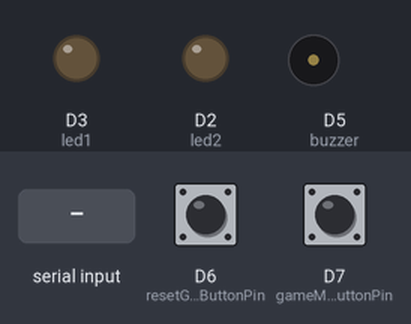
The sketch below on a simulated ESP8266 (NodeMCU). On the bench: output pins drawn as LEDs (lit = HIGH), buzzer (waves = sounding). The test bench sets the inputs (shaded band); at power-on: D6 (resetGameButtonPin) HIGH, D7 (gameModeButtonPin) HIGH. What the sketch prints to the serial monitor is not drawn.

Above: at 2.2 s.
2.3 s: "Game Over\n" received over Serial
At 3.1 s:
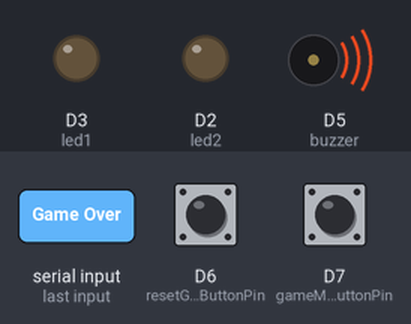
4.8 s: "P1 won\n" received over Serial
At 5.1 s:
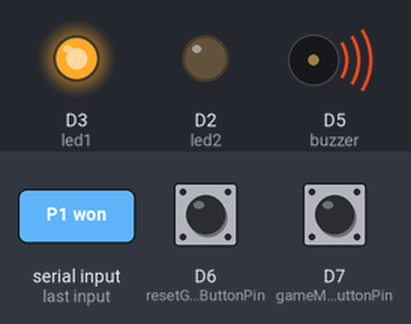
7.3 s: "P2 won\n" received over Serial
At 8.1 s:
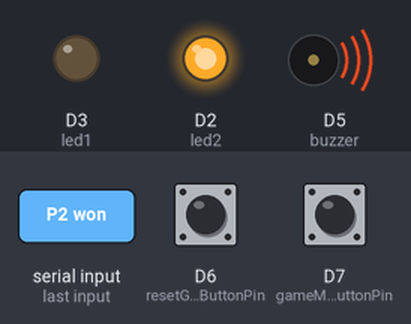
Timing chart, 0 to 10.3 s (numbered marks = the images above; inputs shaded):
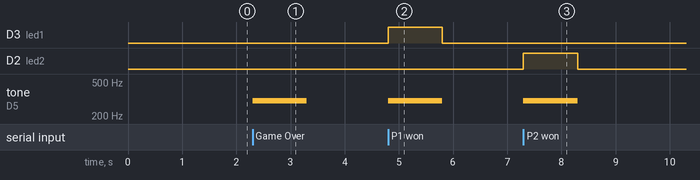

The sketch:

ESP_SERVER.ino
```cpp
#include <ESP8266WebServer.h>

const char * ssid = "esprs";
const char * password = "12345678";

IPAddress player1IP;
IPAddress player2IP;
bool player1Connected = false;
bool player2Connected = false;
bool gameStarted = false;

ESP8266WebServer server(80);

const int led1 = D3;
const int led2 = D2;
const int buzzer = D5;
const int gameModeButtonPin = D7;
const int resetGameButtonPin = D6;
bool gameMode = false;
unsigned long lastDebounceTime1 = 0;
unsigned long lastDebounceTime2 = 0;
unsigned long debounceDelay = 250;

void htmlIndex() {
  IPAddress clientIP = server.client().remoteIP();

  if (!player1Connected || clientIP == player1IP) {
    player1IP = clientIP;
    player1Connected = true;
  } else if (!player2Connected || clientIP == player2IP) {
    player2IP = clientIP;
    player2Connected = true;
  } else {
    server.send(403, "text/plain", "Game is already in progress.");
    return;
  }

  String player = (clientIP == player1IP) ? "Player 1" : "Player 2";
  String sliderPlayer = ((clientIP == player1IP) ? "P1" : "P2");

  String htmlContent;

  if (gameMode) {
    htmlContent =
      "<html><head>"
    "<meta name='viewport' content='width=device-width, initial-scale=1'>"
    "<style>"
    "html, body { height: 100%; overflow: hidden; margin: 0; }" // Disable scrolling and reset margins
    ".disable-dbl-tap-zoom { touch-action: manipulation; }" // Disable double-tap zoom
    "body { font-family: Arial, sans-serif; text-align: center; }"
    "h1 { color: #333; margin-top: 20px; }"
    "button { background-color: #4CAF50; color: white; padding: 20px 40px;"
    "text-align: center; text-decoration: none; display: inline-block;"
    "font-size: 20px; margin: 10px 2px; cursor: pointer; border: none; border-radius: 12px; }"
    // Slider Styles
    ".slider-container { display: flex; justify-content: center; align-items: flex-end; height: 80%; }" // Container for slider
    "#slider { -webkit-appearance: none; appearance: none; width: 90%; height: 50px; background: #d3d3d3; outline: none; opacity: 0.7; -webkit-transition: .2s; transition: opacity .2s; }"
    "#slider:hover { opacity: 1; }"
    "#slider::-webkit-slider-thumb { -webkit-appearance: none; appearance: none; width: 50px; height: 50px; background: #4CAF50; cursor: pointer; }"
    "</style></head><body>"
    "<h1>Hello " + player + "!</h1>"
    // Slider in a container
    "<div class='slider-container'>"
    "<input type='range' id='slider' min='1' max='127' value='64' oninput='sendSliderValue()'>"
    "</div>"
    "<script>"
    "function sendSliderValue() {"
    "    var sliderValue = document.getElementById('slider').value;"
    "    var xhr = new XMLHttpRequest();"
    "    xhr.open('GET', '/sliderMove?player=" + sliderPlayer + "&value=' + sliderValue, true);"
    "    xhr.send();"
    "}"
    "</script>"
    "</body></html>";
  } else {
    htmlContent =
      "<html><head>"
    "<meta name='viewport' content='width=device-width, initial-scale=1'>"
    "<style>"
    "html, body { height: 100%; overflow: hidden; margin: 0; }" // Disable scrolling and reset margins
    ".disable-dbl-tap-zoom { touch-action: manipulation; }" // Disable double-tap zoom
    "body { font-family: Arial, sans-serif; text-align: center; }"
    "h1 { color: #333; margin-top: 20px; }"
    "button { background-color: #4CAF50; color: white; padding: 20px 40px;"
    "text-align: center; text-decoration: none; display: inline-block;"
    "font-size: 20px; margin: 10px 2px; cursor: pointer; border: none; border-radius: 12px; }"
    "</style></head><body>"
    "<h1>Hello " + player + "!</h1>"
    "<button class='disable-dbl-tap-zoom' onclick='sendButtonPress()'>Press me</button>" // Button with disabled double-tap zoom
    "<script>"
    "function sendButtonPress() {"
    "    var xhr = new XMLHttpRequest();"
    "    xhr.open('GET', '/buttonPress?player=" + player + "', true);"
    "    xhr.send();"
    "}"
    "</script>"
    "</body></html>";
  }

  server.send(200, "text/html", htmlContent);
}

void handleButtonPress() {
  String player = server.arg("player");
  if (gameMode) {
    Serial.println(player + " pressed the button");
  } else {
    Serial.println("Pressed");
  }

  server.send(200, "text/plain", "Button press registered");
}

void handleSliderMove() {
  String player = server.arg("player");
  int value = server.arg("value").toInt();
  Serial.println(player + " " + value);

  server.send(200, "text/plain", "Slider move registered");
}

void setupServer() {
  server.on("/", htmlIndex);
  server.on("/buttonPress", handleButtonPress);
  server.on("/sliderMove", handleSliderMove);
  server.begin();
  Serial.println("HTTP server started");
}

void createNetwork() {
  Serial.println("Setting up as an Access Point");
  WiFi.mode(WIFI_AP);
  WiFi.softAP(ssid, password);

  IPAddress myIP = WiFi.softAPIP();
  Serial.print("AP IP address: ");
  Serial.println(myIP);
}

void setup() {
  Serial.begin(115200);
  pinMode(resetGameButtonPin, INPUT_PULLUP);
  pinMode(gameModeButtonPin, INPUT_PULLUP);
  pinMode(led1, OUTPUT);
  pinMode(led2, OUTPUT);
  delay(1000);
  createNetwork();
  setupServer();
}

void loop() {
  server.handleClient();

  if (!gameStarted) {
    if ((gameMode && player1Connected && player2Connected) ||
      (!gameMode && player1Connected)) {
      gameStarted = true;
      Serial.println("Game Start");
    }
  }

  static bool lastGameButtonState = HIGH;
  bool currentButtonState1 = digitalRead(gameModeButtonPin);

  if (lastGameButtonState == HIGH && currentButtonState1 == LOW && millis() - lastDebounceTime1 > debounceDelay) {
    gameMode = !gameMode;
    Serial.println(gameMode ? "Multiplayer" : "Single Player");

    lastDebounceTime1 = millis();
  }
  lastGameButtonState = currentButtonState1;

  static bool lastResetButtonState = HIGH;
  bool currentButtonState2 = digitalRead(resetGameButtonPin);

  if (lastResetButtonState == HIGH && currentButtonState2 == LOW && millis() - lastDebounceTime2 > debounceDelay) {
    Serial.println("Reset");

    player1Connected = false;
    player2Connected = false;
    gameStarted = false;

    lastDebounceTime2 = millis();
  }
  lastResetButtonState = currentButtonState2;

  if (Serial.available() > 0) {
    String command = Serial.readStringUntil('\n');

    if (command.indexOf("Game Over") >= 0) {
      tone(buzzer, 300);
      delay(1000);
      noTone(buzzer);
    } else if (command.indexOf("P1 won") >= 0) {
      tone(buzzer, 300);
      digitalWrite(led1, HIGH);
      delay(1000);
      noTone(buzzer);
      digitalWrite(led1, LOW);
    } else if (command.indexOf("P2 won") >= 0) {
      tone(buzzer, 300);
      digitalWrite(led2, HIGH);
      delay(1000);
      noTone(buzzer);
      digitalWrite(led2, LOW);
    }
  }
}
```

Measured:
- after the input at 2.3 s, tone on D5 (buzzer): silent → 300 Hz at once, → silent 1.0 s later
- after the input at 4.8 s, D3 (led1): LOW → HIGH at once, → LOW 1.0 s later; tone on D5 (buzzer): silent → 300 Hz at once, → silent 1.0 s later
- after the input at 7.3 s, D2 (led2): LOW → HIGH at once, → LOW 1.0 s later; tone on D5 (buzzer): silent → 300 Hz at once, → silent 1.0 s later
